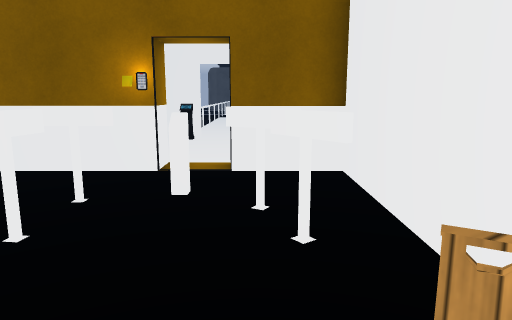
View 1 (above)

19 first-person views from a walk through a Unity game level. The camera is 1.4 m above the floor, tilts 10° down and sees 70° across. Doors are open. The floor is counted in squares, 1 m on a side. Each view is taken from the middle of a square. On the plan, view 1 faces up. The plan holds only what a view shows up to about 16 squares ahead; the rest is blank. The place goes on beyond the plan. The player is left out. Some surface patterns are stand-ins.

View 2
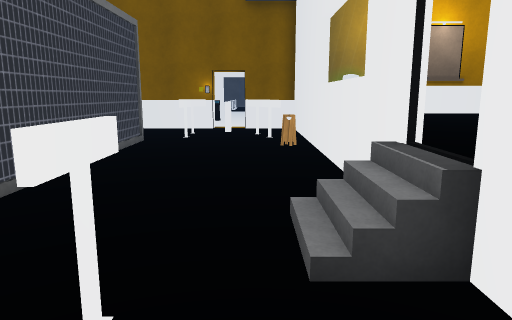

View 3
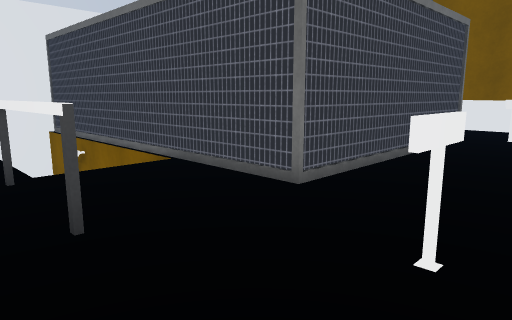

View 4
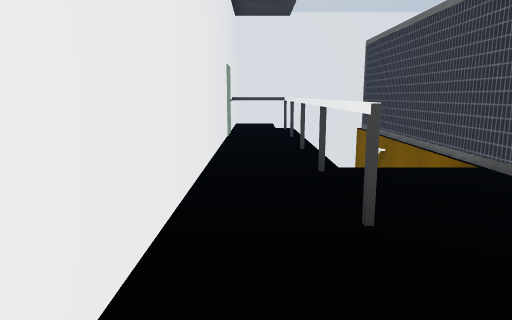

View 5
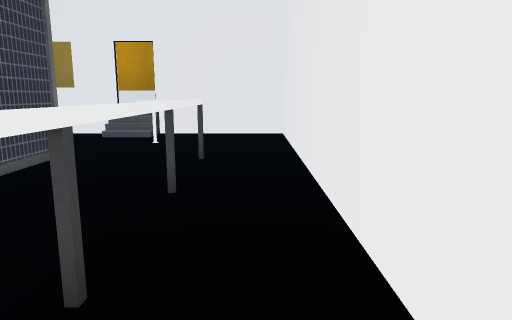

View 6
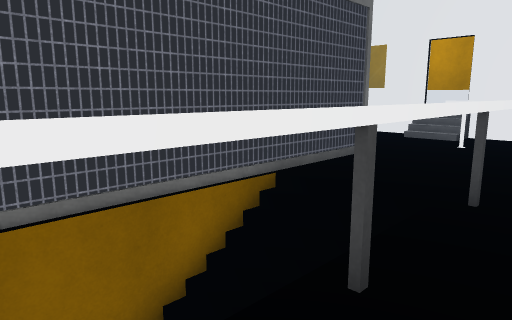

View 7
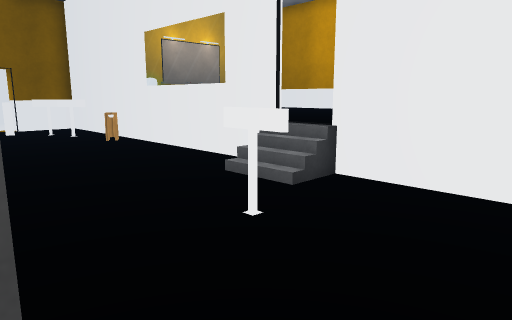

View 8
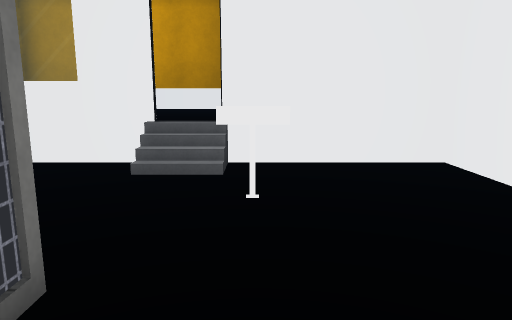

View 9
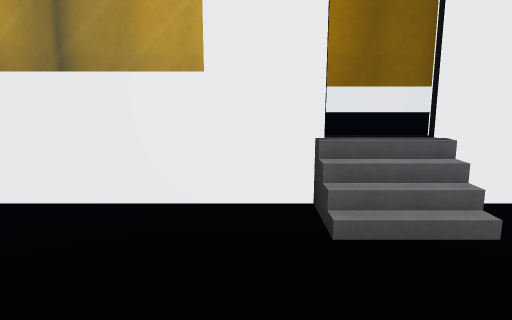

View 10
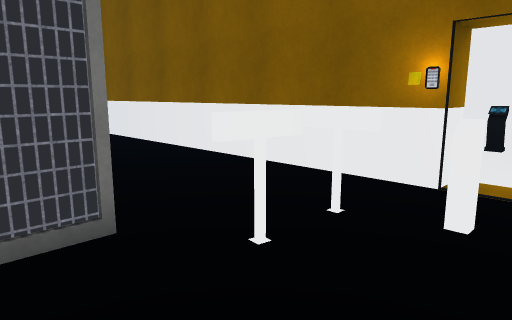

View 11
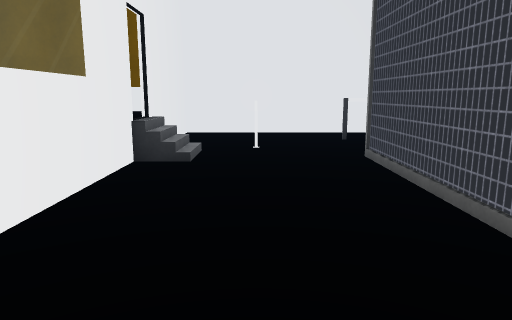

View 12
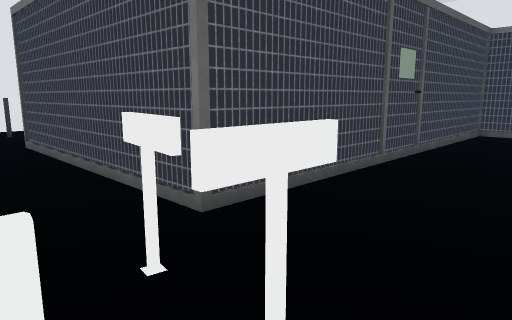

View 13
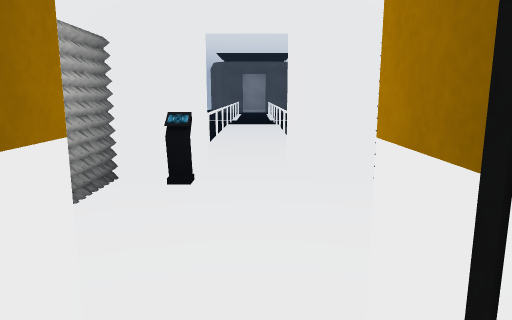

View 14
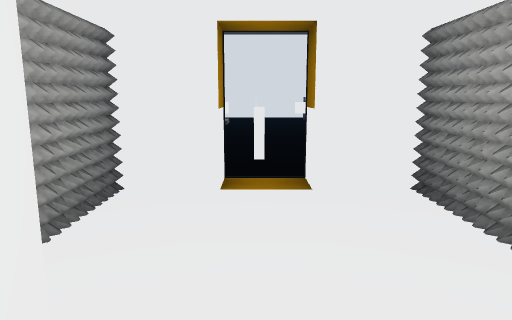

View 15
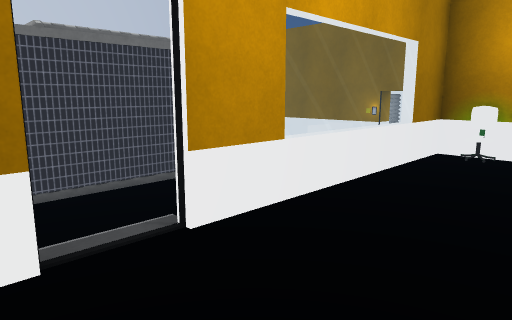

View 16
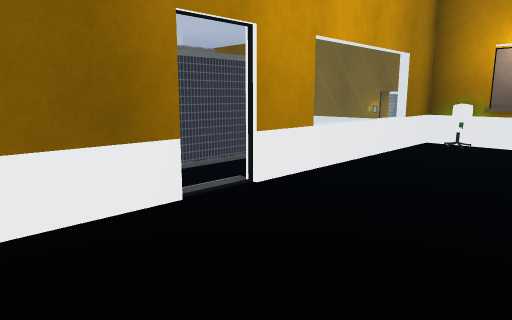

View 17
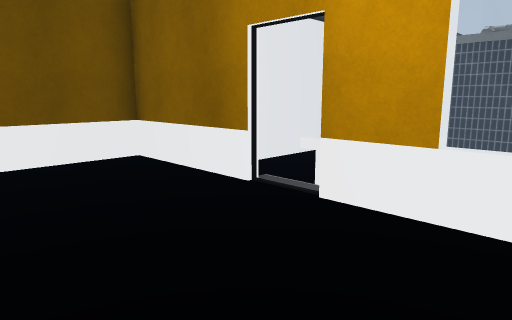

View 18
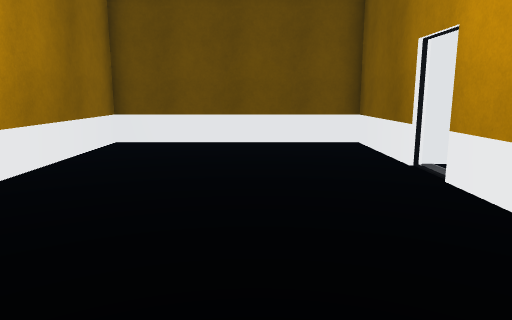

View 19
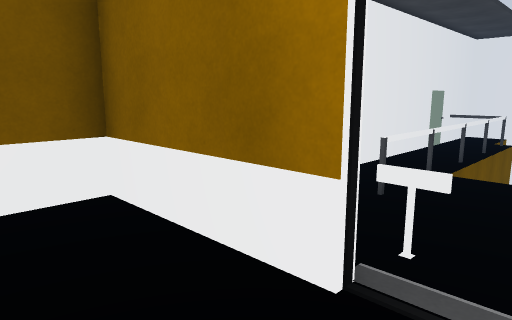

### Floor plan
Key: @ floor where view 1 was taken; # wall or solid block; . main floor; : floor 0.75 m higher than the main floor; - floor 2.5 m lower than the main floor; / step, stairs or slope; D open door; = window, fence, low wall or low ledge; v drop or lower ground; S sign; C chair; W whiteboard; O other object.
Columns run from 13 left of view 1 to 10 right of it. Each row starts with its distance up from view 1.
 13            ..v
 12          ###.##
 11          #....#
 10          #....#
  9          #....#
  8          #....#
  7 ###########OD###
  6             .  #
  5           SSO .#
  4           .S S.#
  3        ....S. S########
  2 ##########.   .#CW     #
  1          #   .S#O :    #
  0          #   @ =       #
 -1          #     =       #
 -2          #     =   :   #
 -3          #     =       #
 -4          #.    #       #
 -5  ######### ...OD :     #
 -6   -////    ...OD       #
 -7      //.    S..#  :   :#
 -8    ///        .#      :#
 -9 ####==####   . #   :  :#
-10 ..       .   . #########
-11 ################

Where each view was taken, in squares from view 1:
view 1: 0 up, 0 right, facing up
view 2: 9 down, 0 right, facing up
view 3: 10 down, 0 right, facing up-left
view 4: 10 down, 0 right, facing left
view 5: 10 down, 12 left, facing right
view 6: 10 down, 12 left, facing up-right
view 7: 10 down, 4 left, facing up-right
view 8: 7 down, 6 left, facing right
view 9: 4 down, 3 left, facing right
view 10: 1 up, 0 right, facing up-left
view 11: 3 up, 1 left, facing down
view 12: 6 up, 1 left, facing down-left
view 13: 6 up, 1 left, facing up
view 14: 13 up, 1 left, facing down
view 15: 7 down, 5 right, facing up-left
view 16: 9 down, 6 right, facing up-left
view 17: 2 down, 6 right, facing down-left
view 18: 1 up, 5 right, facing down
view 19: 5 down, 4 right, facing down-left
